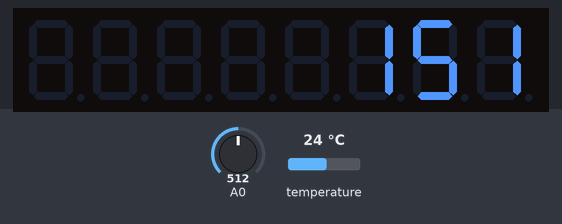
Bench run of a sketch on a simulated Arduino Uno, built with avr-gcc and run on an emulated ATmega328P. On the bench: 8-digit seven-segment display. The test bench sets the inputs (shaded band); at power-on: temperature 24 °C, A0 = 512.

Above: at 1.2 s.
1.3 s: temperature set to 12 °C
At 3.8 s:
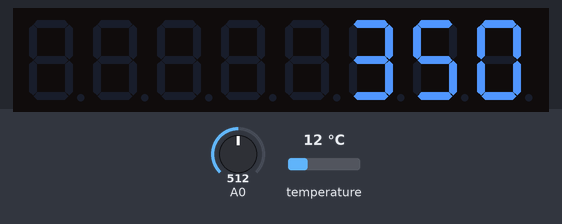
4.2 s: A0 set to 716
At 5.0 s:
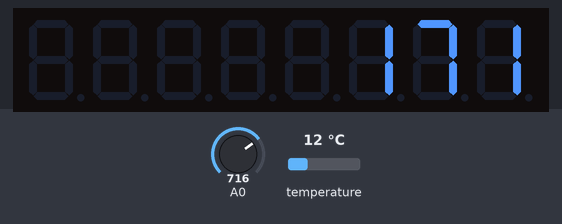
5.8 s: temperature set to 19 °C
At 8.2 s:
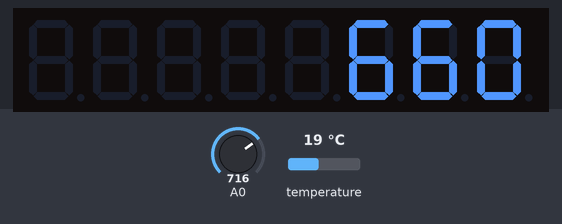
8.5 s: A0 set to 900
At 9.8 s:
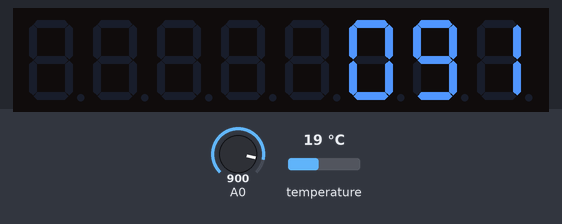
10.1 s: temperature set to 28 °C
At 12.0 s:
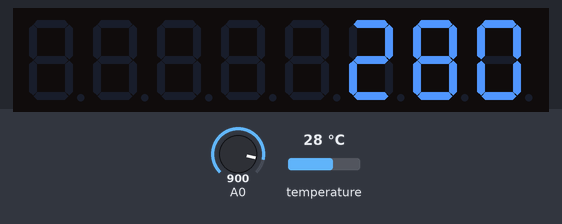
12.8 s: A0 set to 1023
At 13.2 s:
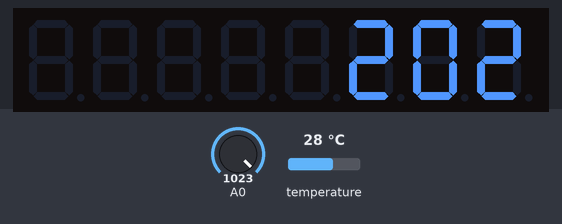
Timing chart, 0 to 15.8 s (numbered marks = the images above; inputs shaded):
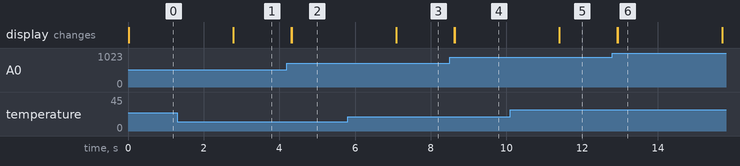

Measured:
- after the input at 1.3 s, the display: changes after 1.5 s (image 1)
- after the input at 4.2 s, the display: first changes after 0.12 s (image 2 shows a later state)
- after the input at 5.8 s, the display: changes after 1.3 s (image 3)
- after the input at 8.5 s, the display: first changes after 0.12 s (image 4 shows a later state)
- after the input at 10.1 s, the display: changes after 1.3 s (image 5)
- after the input at 12.8 s, the display: first changes after 0.13 s (image 6 shows a later state)

The sketch:

sousvide.ino
```cpp
#include <OneWire.h>
#include <DallasTemperature.h>
#include <LedControl.h>

// Data wire is plugged into pin 2 on the Arduino
#define ONE_WIRE_BUS 2
#define POWER_SWITCH 7
#define POT_TIMEOUT 2000

// Setup a oneWire instance to communicate with any OneWire devices
OneWire oneWire(ONE_WIRE_BUS);

// Pass oneWire reference to Dallas Temperature.
DallasTemperature sensors(&oneWire);

// Global variables
float current_temperature, set_temperature, diff, threshold, pot_value;
int pot_time;

/*
 * Create a new LedControl.
 * Pin 12 is connected to the DATA IN-pin of the MAX7219
 * Pin 11 is connected to the CLK-pin of the MAX7219
 * Pin 10 is connected to the LOAD(/CS)-pin of the MAX7219
 * There will only be a single MAX7221 attached to the arduino
 */
LedControl led_control=LedControl(12,11,10,1);


void setup(void)
{
  // Set defaults
  set_temperature = 100;
  threshold = 1.0;
  pot_time = -POT_TIMEOUT;

  // Set up the relay output and turn it off initially
  pinMode(POWER_SWITCH, OUTPUT);
  digitalWrite(POWER_SWITCH, LOW);

  // Start up the temperature sensor
  sensors.begin();

  // Take the LED driver out of power save mode
  led_control.shutdown(0,false);
  led_control.setIntensity(0, 15);
}

// Display the given temperature on the 3-digit 7-segment display
void displayTemp(int temp) {
  led_control.setDigit(0, 0, (byte)(temp / 100), false);
  led_control.setDigit(0, 1, (byte)((temp / 10) % 10), false);
  led_control.setDigit(0, 2, (byte)(temp % 10), false);
  return;
}

// Get the temperature reading in degrees F
void readThermometer() {
  sensors.requestTemperatures(); // Send the command to get temperatures
  current_temperature = sensors.getTempFByIndex(0);
}

// Implements a simple thermostat state machine to switch the relay
// based on the state and the temperature reading.
void switchOutput() {
  diff = current_temperature - set_temperature;

  // Do nothing if the temperature difference is outside our threshold.
  if (abs(diff) < threshold) { return; }

  // If the temperature is too low and the power is off
  if ((diff < 0) && !digitalRead(POWER_SWITCH)) {
    // Turn the power on.
    digitalWrite(POWER_SWITCH, HIGH);
  // Otherwise if the temp is too high and the power is on
  } else if ((diff > 0) && digitalRead(POWER_SWITCH)) {
    // Turn the power off.
    digitalWrite(POWER_SWITCH, LOW);
  }
}

// Read the potentiometer value from the ADC and calculate temperature
// from it. If it's different, set the set_temperature to it and reset
// the pot timeout.
void readPot() {
  int new_pot_value = analogRead(0);
  pot_value = (0.7 * new_pot_value + 0.3 * pot_value);
  int new_temperature = ((pot_value / 10) + 100);
  if (new_temperature != set_temperature) {
    pot_time = millis();
    set_temperature = new_temperature;
  }
}

// Returns true if the temperature is being changed.
// Returns false if it's been at least timeout ms since the temperature
// was changed.
boolean pot_timer(int timeout) {
  return((pot_time + timeout) > millis());
}

void loop(void)
{
  readPot();
  if (pot_timer(POT_TIMEOUT)) {
    displayTemp(set_temperature);
  } else {
    readThermometer();
    displayTemp(current_temperature);
    switchOutput();
  }
}
```
